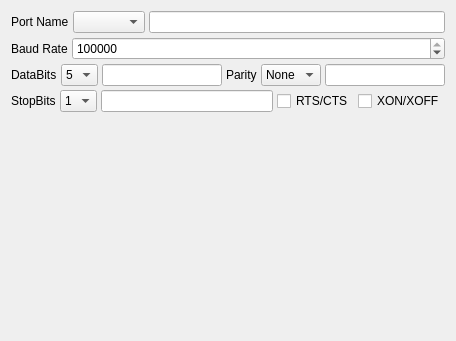
<?xml version="1.0" encoding="UTF-8"?>
<ui version="4.0">
 <class>SessionOptionsSerialProperties</class>
 <widget class="QWidget" name="SessionOptionsSerialProperties">
  <property name="geometry">
   <rect>
    <x>0</x>
    <y>0</y>
    <width>456</width>
    <height>341</height>
   </rect>
  </property>
  <layout class="QVBoxLayout" name="verticalLayout">
   <property name="spacing">
    <number>4</number>
   </property>
   <item>
    <layout class="QHBoxLayout" name="horizontalLayout">
     <property name="spacing">
      <number>4</number>
     </property>
     <item>
      <widget class="QLabel" name="label">
       <property name="sizePolicy">
        <sizepolicy hsizetype="Fixed" vsizetype="Preferred">
         <horstretch>0</horstretch>
         <verstretch>0</verstretch>
        </sizepolicy>
       </property>
       <property name="text">
        <string>Port Name</string>
       </property>
      </widget>
     </item>
     <item>
      <widget class="QComboBox" name="comboBoxPortName"/>
     </item>
     <item>
      <widget class="QLineEdit" name="lineEditReadOnlyPortName"/>
     </item>
    </layout>
   </item>
   <item>
    <layout class="QHBoxLayout" name="horizontalLayout_2">
     <property name="spacing">
      <number>4</number>
     </property>
     <item>
      <widget class="QLabel" name="label_2">
       <property name="sizePolicy">
        <sizepolicy hsizetype="Fixed" vsizetype="Preferred">
         <horstretch>0</horstretch>
         <verstretch>0</verstretch>
        </sizepolicy>
       </property>
       <property name="text">
        <string>Baud Rate</string>
       </property>
      </widget>
     </item>
     <item>
      <widget class="QSpinBox" name="spinBoxBaudRate">
       <property name="maximum">
        <number>2147483647</number>
       </property>
       <property name="value">
        <number>115200</number>
       </property>
      </widget>
     </item>
    </layout>
   </item>
   <item>
    <layout class="QHBoxLayout" name="horizontalLayout_3">
     <property name="spacing">
      <number>4</number>
     </property>
     <item>
      <widget class="QLabel" name="label_3">
       <property name="sizePolicy">
        <sizepolicy hsizetype="Fixed" vsizetype="Preferred">
         <horstretch>0</horstretch>
         <verstretch>0</verstretch>
        </sizepolicy>
       </property>
       <property name="text">
        <string>DataBits</string>
       </property>
      </widget>
     </item>
     <item>
      <widget class="QComboBox" name="comboBoxDataBits">
       <item>
        <property name="text">
         <string notr="true">5</string>
        </property>
       </item>
       <item>
        <property name="text">
         <string notr="true">6</string>
        </property>
       </item>
       <item>
        <property name="text">
         <string notr="true">7</string>
        </property>
       </item>
       <item>
        <property name="text">
         <string notr="true">8</string>
        </property>
       </item>
      </widget>
     </item>
     <item>
      <widget class="QLineEdit" name="lineEditReadOnlyDataBits"/>
     </item>
     <item>
      <widget class="QLabel" name="label_4">
       <property name="sizePolicy">
        <sizepolicy hsizetype="Fixed" vsizetype="Preferred">
         <horstretch>0</horstretch>
         <verstretch>0</verstretch>
        </sizepolicy>
       </property>
       <property name="text">
        <string>Parity</string>
       </property>
      </widget>
     </item>
     <item>
      <widget class="QComboBox" name="comboBoxParity">
       <item>
        <property name="text">
         <string>None</string>
        </property>
       </item>
       <item>
        <property name="text">
         <string>Odd</string>
        </property>
       </item>
       <item>
        <property name="text">
         <string>Even</string>
        </property>
       </item>
      </widget>
     </item>
     <item>
      <widget class="QLineEdit" name="lineEditReadOnlyParity"/>
     </item>
    </layout>
   </item>
   <item>
    <layout class="QHBoxLayout" name="horizontalLayout_4">
     <property name="spacing">
      <number>4</number>
     </property>
     <item>
      <widget class="QLabel" name="label_5">
       <property name="sizePolicy">
        <sizepolicy hsizetype="Fixed" vsizetype="Preferred">
         <horstretch>0</horstretch>
         <verstretch>0</verstretch>
        </sizepolicy>
       </property>
       <property name="text">
        <string>StopBits</string>
       </property>
      </widget>
     </item>
     <item>
      <widget class="QComboBox" name="comboBoxStopBits">
       <item>
        <property name="text">
         <string notr="true">1</string>
        </property>
       </item>
       <item>
        <property name="text">
         <string notr="true">2</string>
        </property>
       </item>
      </widget>
     </item>
     <item>
      <widget class="QLineEdit" name="lineEditReadOnlyStopBits"/>
     </item>
     <item>
      <widget class="QCheckBox" name="checkBoxFlowControl">
       <property name="text">
        <string notr="true">RTS/CTS</string>
       </property>
      </widget>
     </item>
     <item>
      <widget class="QCheckBox" name="checkBoxXEnable">
       <property name="text">
        <string notr="true">XON/XOFF</string>
       </property>
      </widget>
     </item>
    </layout>
   </item>
   <item>
    <spacer name="verticalSpacer">
     <property name="orientation">
      <enum>Qt::Vertical</enum>
     </property>
     <property name="sizeHint" stdset="0">
      <size>
       <width>20</width>
       <height>40</height>
      </size>
     </property>
    </spacer>
   </item>
  </layout>
 </widget>
 <resources/>
 <connections/>
</ui>
